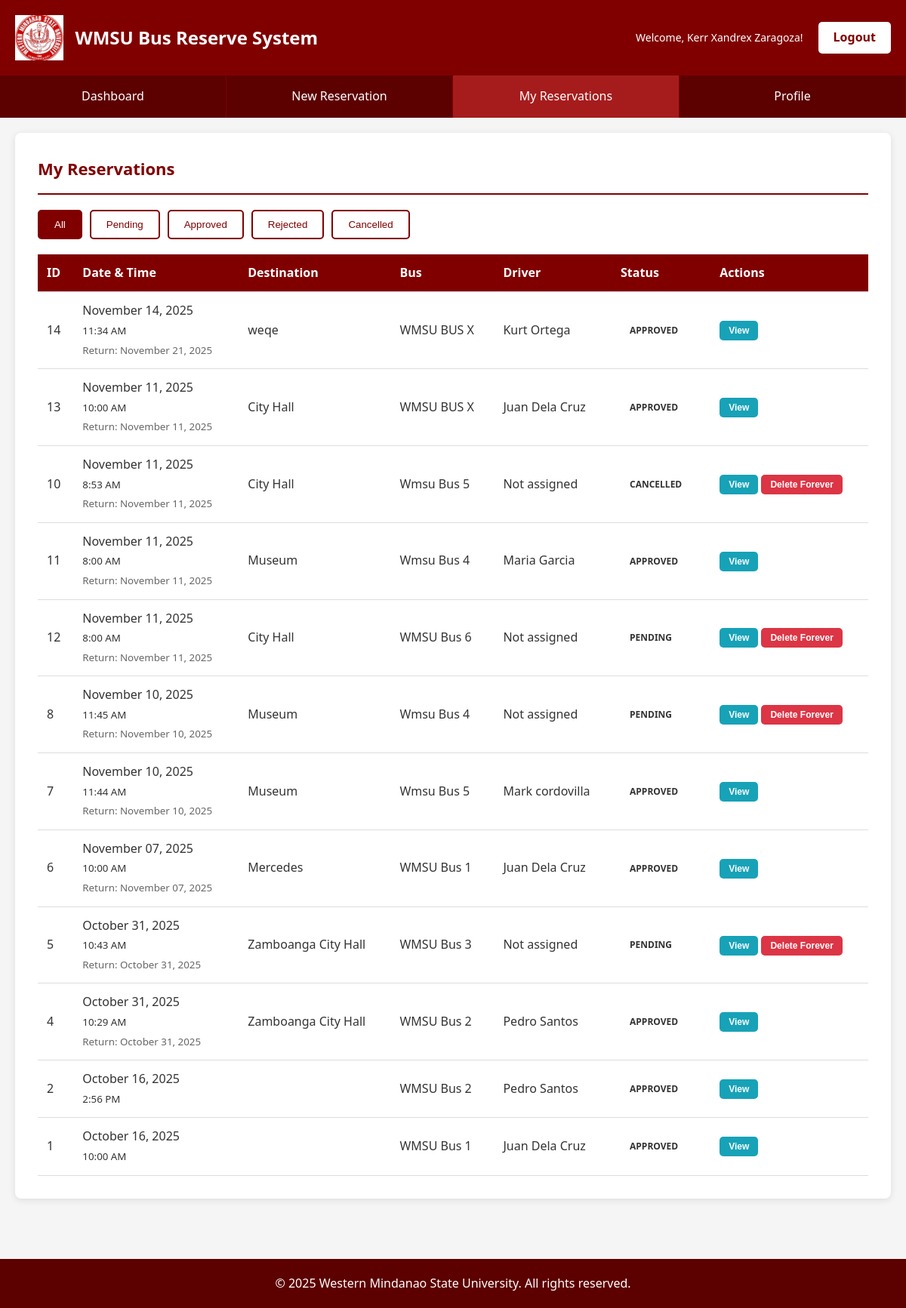
/student/my_reservations.php (signed in), run on the app's committed database.
### tables this page shows
CREATE TABLE `users` (
  `id` int(11) NOT NULL,
  `first_name` varchar(50) DEFAULT NULL,
  `middle_name` varchar(50) DEFAULT NULL,
  `last_name` varchar(50) DEFAULT NULL,
  `name` varchar(100) NOT NULL,
  `email` varchar(100) NOT NULL,
  `contact_no` varchar(20) DEFAULT NULL,
  `department` varchar(100) DEFAULT NULL,
  `position` varchar(100) DEFAULT NULL,
  `password` varchar(255) NOT NULL,
  `employee_id_image` varchar(255) DEFAULT NULL,
  `employee_id_back_image` varchar(255) DEFAULT NULL,
  `account_status` enum('pending','approved','rejected') DEFAULT 'pending',
  `email_verified` tinyint(1) DEFAULT 0,
  `email_verified_at` timestamp NULL DEFAULT NULL,
  `verification_token` varchar(64) DEFAULT NULL,
  `verification_expires` datetime DEFAULT NULL,
  `approved_by_admin` int(11) DEFAULT NULL,
  `approved_at` timestamp NULL DEFAULT NULL,
  `rejection_reason` text DEFAULT NULL,
  `role` enum('student','employee','teacher','admin') DEFAULT 'student',
  `created_at` timestamp NOT NULL DEFAULT current_timestamp()
);

CREATE TABLE `reservations` (
  `id` int(11) NOT NULL,
  `user_id` int(11) NOT NULL,
  `bus_id` int(11) DEFAULT NULL,
  `driver_id` int(11) DEFAULT NULL,
  `purpose` text NOT NULL,
  `destination` varchar(255) NOT NULL,
  `reservation_date` date NOT NULL,
  `return_date` date DEFAULT NULL,
  `reservation_time` time NOT NULL,
  `return_time` time DEFAULT NULL,
  `passenger_count` int(11) DEFAULT 1,
  `status` enum('pending','approved','rejected','cancelled') DEFAULT 'pending',
  `admin_remarks` text DEFAULT NULL,
  `approved_by` int(11) DEFAULT NULL,
  `approved_at` timestamp NULL DEFAULT NULL,
  `reminder_sent` tinyint(1) DEFAULT 0,
  `created_at` timestamp NOT NULL DEFAULT current_timestamp()
);

CREATE TABLE `buses` (
  `id` int(11) NOT NULL,
  `bus_name` varchar(50) NOT NULL,
  `plate_no` varchar(20) NOT NULL,
  `capacity` int(11) DEFAULT 30,
  `status` enum('available','unavailable') DEFAULT 'available',
  `deleted` tinyint(1) NOT NULL DEFAULT 0,
  `deleted_at` timestamp NULL DEFAULT NULL,
  `created_at` timestamp NOT NULL DEFAULT current_timestamp()
);

CREATE TABLE `drivers` (
  `id` int(11) NOT NULL,
  `name` varchar(100) NOT NULL,
  `assigned_bus_id` int(11) DEFAULT NULL,
  `contact_no` varchar(20) DEFAULT NULL,
  `license_no` varchar(50) DEFAULT NULL,
  `status` enum('available','unavailable') DEFAULT 'available',
  `deleted` tinyint(1) NOT NULL DEFAULT 0,
  `deleted_at` timestamp NULL DEFAULT NULL,
  `created_at` timestamp NOT NULL DEFAULT current_timestamp()
);

### student/my_reservations.php (the view, shortened to what this page needs)
<?php
require_once '../includes/functions.php';
$user = get_logged_user();
$db = new Database();
$conn = $db->connect();
$stmt = $conn->prepare("SELECT r.*, b.bus_name, b.plate_no, d.name as driver_name
                        FROM reservations r
                        LEFT JOIN buses b ON r.bus_id = b.id
                        LEFT JOIN drivers d ON r.driver_id = d.id
                        WHERE r.user_id = :user_id
                        ORDER BY r.reservation_date DESC, r.reservation_time DESC");
$stmt->bindParam(':user_id', $_SESSION['user_id']);
$stmt->execute();
$reservations = $stmt->fetchAll();
?>
<!DOCTYPE html>
<html lang="en">
<head>
    <link rel="stylesheet" href="../css/main.css">
</head>
<body>
    <header>
        <div class="header-content">
            <div class="logo-section">
                <img src="../images/wmsu.png" alt="WMSU Logo" onerror="this.style.display='none'">
                <h1><?php echo SITE_NAME; ?></h1>
            </div>
            <div class="user-info">
                <span class="user-name">Welcome, <?php echo htmlspecialchars($user['name']); ?>!</span>
                <a href="../logout.php" class="logout-btn">Logout</a>
            </div>
        </div>
    </header>
    <nav class="nav">
        <ul>
            <li><a href="dashboard.php">Dashboard</a></li>
            <li><a href="reserve.php">New Reservation</a></li>
            <li><a href="my_reservations.php" class="active">My Reservations</a></li>
            <li><a href="profile.php">Profile</a></li>
        </ul>
    </nav>
    <div class="container">
        <div class="card">
            <div class="card-header">
                <h2>My Reservations</h2>
            </div>
            <div class="filter-tabs">
                <button class="filter-tab active" onclick="filterReservations('all')">All</button>
                <button class="filter-tab" onclick="filterReservations('pending')">Pending</button>
                <button class="filter-tab" onclick="filterReservations('approved')">Approved</button>
                <button class="filter-tab" onclick="filterReservations('rejected')">Rejected</button>
                <button class="filter-tab" onclick="filterReservations('cancelled')">Cancelled</button>
            </div>
            <?php if (count($reservations) > 0): ?>
                <table class="table table-striped">
                    <thead>
                        <tr>
                            <th>ID</th>
                            <th>Date & Time</th>
                            <th>Destination</th>
                            <th>Bus</th>
                            <th>Driver</th>
                            <th>Status</th>
                            <th>Actions</th>
                        </tr>
                    </thead>
                    <tbody id="reservationsTable">
                        <?php foreach ($reservations as $res): ?>
                        <tr data-status="<?php echo $res['status']; ?>">
                            <td><?php echo $res['id']; ?></td>
                            <td>
                                <?php echo format_date($res['reservation_date']); ?><br>
                                <small><?php echo format_time($res['reservation_time']); ?></small>
                                <?php if ($res['return_date']): ?>
                                    <br><small style="color: #666;">Return: <?php echo format_date($res['return_date']); ?></small>
                                <?php endif; ?>
                            </td>
                            <td><?php echo htmlspecialchars(substr($res['destination'], 0, 40)); ?><?php echo strlen($res['destination']) > 40 ? '...' : ''; ?></td>
                            <td><?php echo htmlspecialchars($res['bus_name'] ?: 'Not assigned'); ?></td>
                            <td><?php echo htmlspecialchars($res['driver_name'] ?: 'Not assigned'); ?></td>
                            <td><?php echo get_status_badge($res['status']); ?></td>
                            <td>
                                <button onclick="toggleDetails(<?php echo $res['id']; ?>)" class="btn btn-info" style="font-size: 12px; padding: 6px 12px;">View</button>
                                <?php
                                $can_delete = in_array($res['status'], ['cancelled', 'rejected']) ||
                                             ($res['status'] == 'pending' && is_past_date($res['reservation_date']));
                                if ($can_delete):
                                ?>
                                    <form method="POST" style="display: inline;" onsubmit="return confirm('PERMANENT DELETE WARNING\n\nThis will permanently remove this reservation from the database.\n\nThis action CANNOT be undone!\n\nAre you absolutely sure?');">
                                        <button type="submit" name="delete_reservation" class="btn btn-danger" style="font-size: 12px; padding: 6px 12px;">Delete Forever</button>
                                    </form>
                                <?php endif; ?>
                            </td>
                        </tr>
                        <?php endforeach; ?>
                    </tbody>
                </table>
            <?php endif; ?>
        </div>
    </div>
    <footer>
        <p>&copy; <?php echo date('Y'); ?> Western Mindanao State University. All rights reserved.</p>
    </footer>
</body>
</html>

### includes/functions.php (shortened to what this page needs)
<?php
function get_logged_user() {
    $db = new Database();
    $conn = $db->connect();
    $stmt = $conn->prepare("SELECT * FROM users WHERE id = :id");
    $stmt->bindParam(':id', $_SESSION['user_id']);
    $stmt->execute();
    return $stmt->fetch();
}
function format_date($date) {
    return date('F d, Y', strtotime($date));
}
function format_time($time) {
    return date('g:i A', strtotime($time));
}
function is_past_date($date) {
    return strtotime($date) < strtotime(date('Y-m-d'));
}
function get_status_badge($status) {
    $badges = array(
        'pending' => '<span class="badge badge-pending">Pending</span>',
        'approved' => '<span class="badge badge-approved">Approved</span>',
        'rejected' => '<span class="badge badge-rejected">Rejected</span>',
        'cancelled' => '<span class="badge badge-cancelled">Cancelled</span>'
    );
    return isset($badges[$status]) ? $badges[$status] : '<span class="badge">' . htmlspecialchars($status) . '</span>';
}
?>

### css/main.css (style rules this page uses)
:root { --wmsu-maroon: #800000; --wmsu-maroon-dark: #5c0000; --wmsu-maroon-light: #a61c1c; --wmsu-white: #ffffff; --wmsu-gray: #f5f5f5; --wmsu-gray-dark: #333333; --success-green: #28a745; --warning-yellow: #ffc107; --danger-red: #dc3545; --info-blue: #17a2b8; }
* { margin: 0; padding: 0; box-sizing: border-box; }
body { font-family: 'Segoe UI', Tahoma, Geneva, Verdana, sans-serif; background: var(--wmsu-gray); color: var(--wmsu-gray-dark); line-height: 1.6; }
.container { max-width: 1200px; margin: 0 auto; padding: 20px; }
header { background: var(--wmsu-maroon); color: var(--wmsu-white); padding: 20px 0; box-shadow: 0 2px 5px rgba(0,0,0,0.1); }
.header-content { max-width: 1200px; margin: 0 auto; padding: 0 20px; display: flex; justify-content: space-between; align-items: center; }
.logo-section { display: flex; align-items: center; gap: 15px; }
.logo-section img { height: 60px; width: auto; }
.logo-section h1 { font-size: 24px; font-weight: 600; }
.user-info { display: flex; align-items: center; gap: 20px; }
.user-name { font-size: 14px; }
.logout-btn { background: var(--wmsu-white); color: var(--wmsu-maroon); padding: 8px 20px; text-decoration: none; border-radius: 5px; font-weight: 600; transition: all 0.3s ease; }
.nav { background: var(--wmsu-maroon-dark); padding: 0; }
.nav ul { list-style: none; display: flex; max-width: 1200px; margin: 0 auto; padding: 0; }
.nav li { flex: 1; }
.nav a { display: block; color: var(--wmsu-white); text-decoration: none; padding: 15px 20px; text-align: center; transition: background 0.3s ease; border-right: 1px solid var(--wmsu-maroon); }
.nav a:hover, .nav a.active { background: var(--wmsu-maroon-light); }
.card { background: var(--wmsu-white); border-radius: 8px; padding: 30px; margin-bottom: 20px; box-shadow: 0 2px 10px rgba(0,0,0,0.1); }
.card-header { border-bottom: 2px solid var(--wmsu-maroon); padding-bottom: 15px; margin-bottom: 20px; }
.card-header h2 { color: var(--wmsu-maroon); font-size: 22px; }
.btn { padding: 12px 25px; border: none; border-radius: 5px; cursor: pointer; font-size: 14px; font-weight: 600; text-decoration: none; display: inline-block; transition: all 0.3s ease; text-align: center; }
.btn-danger { background: var(--danger-red); color: var(--wmsu-white); }
.btn-info { background: var(--info-blue); color: var(--wmsu-white); }
.table { width: 100%; border-collapse: collapse; margin-top: 20px; }
.table th, .table td { padding: 12px; text-align: left; border-bottom: 1px solid #ddd; }
.table th { background: var(--wmsu-maroon); color: var(--wmsu-white); font-weight: 600; }
.badge { display: inline-block; padding: 5px 12px; border-radius: 20px; font-size: 12px; font-weight: 600; text-transform: uppercase; }
footer { background: var(--wmsu-maroon-dark); color: var(--wmsu-white); text-align: center; padding: 20px 0; margin-top: 40px; }

### student/my_reservations.php (style rules this page uses)
.filter-tabs { display: flex; gap: 10px; margin-bottom: 20px; flex-wrap: wrap; }
.filter-tab { padding: 10px 20px; background: white; border: 2px solid var(--wmsu-maroon); color: var(--wmsu-maroon); border-radius: 5px; cursor: pointer; transition: all 0.3s ease; }
.filter-tab.active { background: var(--wmsu-maroon); color: white; }

### data on the page
users: name "Kerr Xandrex Zaragoza"
reservations: id "14", reservation_date "November 14, 2025", reservation_time "11:34 AM", return_date "November 21, 2025", destination "weqe", bus.bus_name "WMSU BUS X", driver.name "Kurt Ortega", status "APPROVED"
reservations: id "13", reservation_date "November 11, 2025", reservation_time "10:00 AM", return_date "November 11, 2025", destination "City Hall", bus.bus_name "WMSU BUS X", driver.name "Juan Dela Cruz", status "APPROVED"
reservations: id "10", reservation_date "November 11, 2025", reservation_time "8:53 AM", return_date "November 11, 2025", destination "City Hall", bus.bus_name "Wmsu Bus 5", driver_name "Not assigned", status "CANCELLED"
reservations: id "11", reservation_date "November 11, 2025", reservation_time "8:00 AM", return_date "November 11, 2025", destination "Museum", bus.bus_name "Wmsu Bus 4", driver.name "Maria Garcia", status "APPROVED"
reservations: id "12", reservation_date "November 11, 2025", reservation_time "8:00 AM", return_date "November 11, 2025", destination "City Hall", bus.bus_name "WMSU Bus 6", driver_name "Not assigned", status "PENDING"
reservations: id "8", reservation_date "November 10, 2025", reservation_time "11:45 AM", return_date "November 10, 2025", destination "Museum", bus.bus_name "Wmsu Bus 4", driver_name "Not assigned", status "PENDING"
reservations: id "7", reservation_date "November 10, 2025", reservation_time "11:44 AM", return_date "November 10, 2025", destination "Museum", bus.bus_name "Wmsu Bus 5", driver.name "Mark cordovilla", status "APPROVED"
reservations: id "6", reservation_date "November 07, 2025", reservation_time "10:00 AM", return_date "November 07, 2025", destination "Mercedes", bus.bus_name "WMSU Bus 1", driver.name "Juan Dela Cruz", status "APPROVED"
reservations: id "5", reservation_date "October 31, 2025", reservation_time "10:43 AM", return_date "October 31, 2025", destination "Zamboanga City Hall", bus.bus_name "WMSU Bus 3", driver_name "Not assigned", status "PENDING"
reservations: id "4", reservation_date "October 31, 2025", reservation_time "10:29 AM", return_date "October 31, 2025", destination "Zamboanga City Hall", bus.bus_name "WMSU Bus 2", driver.name "Pedro Santos", status "APPROVED"
reservations: id "2", reservation_date "October 16, 2025", reservation_time "2:56 PM", bus.bus_name "WMSU Bus 2", driver.name "Pedro Santos", status "APPROVED"
reservations: id "1", reservation_date "October 16, 2025", reservation_time "10:00 AM", bus.bus_name "WMSU Bus 1", driver.name "Juan Dela Cruz", status "APPROVED"

### other printed values
SITE_NAME "WMSU Bus Reserve System"
